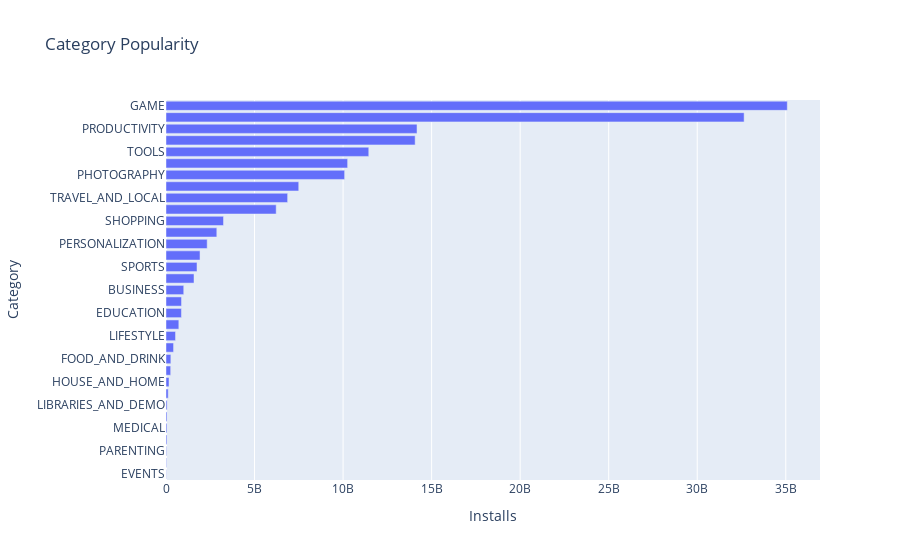

Source (notebook cell):
### Code cell
bar=px.bar(x=category_installs.Installs,y=category_installs.index,title="Category Popularity")
bar.update_layout(xaxis_title="Installs",yaxis_title="Category")
bar.show()

### Figure 1 — Plotly figure (JSON) as saved in the notebook; plotly's stock layout.template omitted (floating-point values rounded to 4 significant figures)
{"data": [{"alignmentgroup": "True", "hovertemplate": "x=%{x}<br>y=%{y}<extra></extra>", "legendgroup": "", "marker": {"color": "#636efa", "pattern": {"shape": ""}}, "name": "", "offsetgroup": "", "orientation": "h", "showlegend": false, "textposition": "auto", "type": "bar", "x": [15949410, 26916200, 31116110, 53129800, 53205576, 56036100, 62083000, 124233100, 168582000, 264295110, 273777750, 426096500, 537431120, 724267560, 871352000, 876549400, 1001768120, 1583056220, 1751131465, 1921291655, 2325352930, 2869160000, 3247831540, 6221897200, 6868859300, 7496210650, 10088243130, 10257676490, 11450724500, 14069841475, 14176070180, 32647241530, 35085862717], "xaxis": "x", "y": ["EVENTS", "BEAUTY", "PARENTING", "AUTO_AND_VEHICLES", "MEDICAL", "COMICS", "LIBRARIES_AND_DEMO", "ART_AND_DESIGN", "HOUSE_AND_HOME", "DATING", "FOOD_AND_DRINK", "WEATHER", "LIFESTYLE", "MAPS_AND_NAVIGATION", "EDUCATION", "FINANCE", "BUSINESS", "HEALTH_AND_FITNESS", "SPORTS", "BOOKS_AND_REFERENCE", "PERSONALIZATION", "ENTERTAINMENT", "SHOPPING", "VIDEO_PLAYERS", "TRAVEL_AND_LOCAL", "NEWS_AND_MAGAZINES", "PHOTOGRAPHY", "FAMILY", "TOOLS", "SOCIAL", "PRODUCTIVITY", "COMMUNICATION", "GAME"], "yaxis": "y"}], "layout": {"barmode": "relative", "legend": {"tracegroupgap": 0}, "title": {"text": "Category Popularity"}, "xaxis": {"anchor": "y", "domain": [0, 1], "title": {"text": "Installs"}}, "yaxis": {"anchor": "x", "domain": [0, 1], "title": {"text": "Category"}}}}
